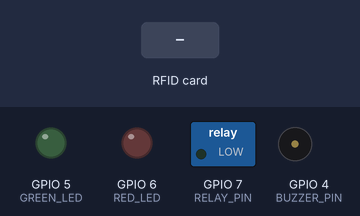
This sketch was run on a simulated ESP32-S3. Parts: switched loads named in the sketch (green lamp = pin HIGH), output pins drawn as LEDs (lit = HIGH), buzzer (waves = sounding, pin HIGH). Inputs (shaded band) come from the test bench. WiFi joins after 1.5 s; servers stay silent unless stated; uploads are accepted with an empty reply; what the sketch prints to the serial monitor is not drawn.

Above: at 3.7 s.
3.8 s: RFID card 5E 7A 19 C4 held to the reader
At 5.1 s:
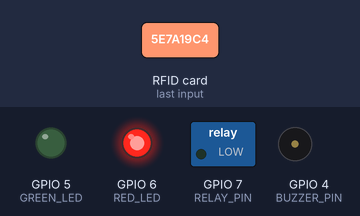
6.0 s: RFID card 6C 9F AD 89 held to the reader
At 6.7 s:
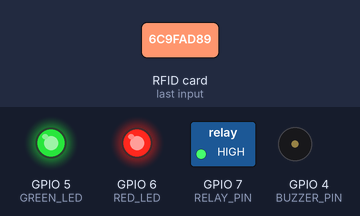
7.6 s: RFID card 11 22 33 44 held to the reader
At 7.69 s:
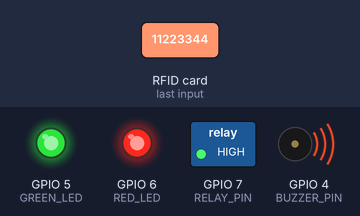
Timing chart, 0 to 12.7 s (numbered marks = the images above; inputs shaded):
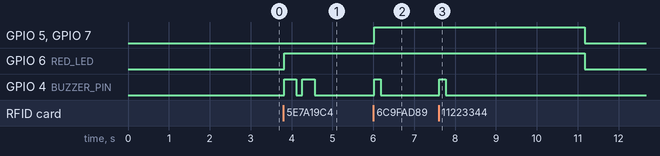

Measured:
- after the input at 3.8 s, GPIO 6 (RED_LED): LOW → HIGH at once; GPIO 4 (BUZZER_PIN): alternates HIGH for 0.30 s and LOW for 0.15 s, 4 changes in all, then stays LOW, starting at once
- after the input at 6.0 s, GPIO 5 (GREEN_LED), GPIO 7 (RELAY_PIN): LOW → HIGH at once; GPIO 4 (BUZZER_PIN): LOW → HIGH at once, → LOW 0.15 s later
- after the input at 7.6 s, GPIO 5 (GREEN_LED), GPIO 6 (RED_LED), GPIO 7 (RELAY_PIN): HIGH → LOW after 3.6 s instead of 2.0 s; GPIO 4 (BUZZER_PIN): LOW → HIGH at once, → LOW 0.15 s later

The sketch:

esp32_rfid.ino
```cpp
#include <Arduino.h>
#include <SPI.h>
#include <MFRC522.h>
#include <WiFi.h>
#include <HTTPClient.h>
#include <ArduinoJson.h>

/* ===== GPIO (UNCHANGED) ===== */
#define BUZZER_PIN   4
#define GREEN_LED    5
#define RED_LED      6
#define RELAY_PIN    7

#define SS_PIN 10
#define RST_PIN 8

MFRC522 mfrc522(SS_PIN, RST_PIN);

/* ===== WIFI (UNCHANGED) ===== */
const char* WIFI_SSID = "Wi-Fi";
const char* WIFI_PASS = "otmane24";

/* ===== BACKEND ===== */
const char* API_BASE = "http://192.168.43.73:3000";

const char* DEVICE_ID = "door_01";

/* ===== STATE ===== */
bool lockdown = false;
bool actionActive = false;
unsigned long actionStart = 0;

/* ===== COMMAND POLLING ===== */
unsigned long lastCmdCheck = 0;
const unsigned long CMD_INTERVAL = 1500; // 1.5s

/* ===== DOOR STATE ===== */
String doorStatus = "CLOSED";   // CLOSED | OPEN | LOCKDOWN
unsigned long doorTimer = 0;

/* ===== AUTHORIZED CARDS ===== */
String authorizedCards[] = {
  "6C9FAD89",   // ✅ YOUR REAL CARD
  "11223344"
};

/* ===== WIFI ===== */
void setupWifi() {
  WiFi.mode(WIFI_STA);
  WiFi.begin(WIFI_SSID, WIFI_PASS);

  Serial.print("Connecting WiFi");
  unsigned long t0 = millis();

  while (WiFi.status() != WL_CONNECTED && millis() - t0 < 15000) {
    delay(300);
    Serial.print(".");
  }

  if (WiFi.status() == WL_CONNECTED) {
    Serial.println("\nWiFi connected");
    Serial.print("ESP32 IP: ");
    Serial.println(WiFi.localIP());
  } else {
    Serial.println("\nWiFi failed");
  }
}

void ensureWifi() {
  if (WiFi.status() != WL_CONNECTED) {
    setupWifi();
  }
}

/* ===== BUZZER ===== */
void beepGranted() {
  digitalWrite(BUZZER_PIN, HIGH);
  delay(150);
  digitalWrite(BUZZER_PIN, LOW);
}

void beepDenied() {
  for (int i = 0; i < 2; i++) {
    digitalWrite(BUZZER_PIN, HIGH);
    delay(300);
    digitalWrite(BUZZER_PIN, LOW);
    delay(150);
  }
}

void buzzerTest() {
  for (int i = 0; i < 3; i++) {
    digitalWrite(BUZZER_PIN, HIGH);
    delay(200);
    digitalWrite(BUZZER_PIN, LOW);
    delay(200);
  }
}

/* ===== BACKEND: SEND ACCESS EVENT ===== */
void sendAccessEvent(const String& uid, const String& status) {
  ensureWifi();
  if (WiFi.status() != WL_CONNECTED) return;

  HTTPClient http;
  http.begin(String(API_BASE) + "/api/access");
  http.addHeader("Content-Type", "application/json");

  StaticJsonDocument<200> doc;
  doc["deviceId"] = DEVICE_ID;
  doc["uid"] = uid;
  doc["status"] = status;

  String body;
  serializeJson(doc, body);

  int code = http.POST(body);
  Serial.print("Access POST -> ");
  Serial.println(code);

  http.end();
}

/* ===== HEARTBEAT (with debug) ===== */
void sendHeartbeat() {
  ensureWifi();
  if (WiFi.status() != WL_CONNECTED) return;

  HTTPClient http;
  http.begin(String(API_BASE) + "/api/heartbeat");
  http.addHeader("Content-Type", "application/json");

  StaticJsonDocument<128> doc;
  doc["deviceId"] = DEVICE_ID;
  doc["doorStatus"] = doorStatus;

  String body;
  serializeJson(doc, body);

  int code = http.POST(body);
  Serial.print("Heartbeat POST -> ");
  Serial.print(code);
  Serial.print("  doorStatus=");
  Serial.println(doorStatus);

  http.end();
}

/* ===== BACKEND: POLL COMMAND ===== */
void checkCommand() {
  ensureWifi();
  if (WiFi.status() != WL_CONNECTED) return;

  HTTPClient http;
  String url = String(API_BASE) + "/api/control/pending?deviceId=" + DEVICE_ID;
  http.begin(url);

  int code = http.GET();
  if (code != 200) {
    http.end();
    return;
  }

  StaticJsonDocument<200> doc;
  deserializeJson(doc, http.getString());
  http.end();

  if (doc["cmd"].isNull()) return;

  String cmd = doc["cmd"];
  Serial.print("CMD received: ");
  Serial.println(cmd);

  if (cmd == "open") {
    // ===== OPEN DOOR FROM DASHBOARD =====
    doorStatus = "OPEN";
    doorTimer = millis();
    sendHeartbeat(); // ✅ tell backend instantly

    // Green LED animation (unchanged)
    for (int i = 0; i < 4; i++) {
      digitalWrite(GREEN_LED, HIGH);
      delay(200);
      digitalWrite(GREEN_LED, LOW);
      delay(200);
    }

    beepGranted();

    digitalWrite(GREEN_LED, HIGH);
    digitalWrite(RELAY_PIN, HIGH);

    // use same auto-reset system as RFID
    actionStart = millis();
    actionActive = true;
  }
  else if (cmd == "buzzer_test") {
    buzzerTest();
  }
  else if (cmd == "lockdown_on") {
    lockdown = true;
    doorStatus = "LOCKDOWN";
    sendHeartbeat();
    Serial.println("LOCKDOWN ENABLED");
  }
  else if (cmd == "lockdown_off") {
    lockdown = false;
    doorStatus = "CLOSED";
    sendHeartbeat();
    Serial.println("LOCKDOWN DISABLED");
  }
}

/* ===== AUTH CHECK ===== */
bool isAuthorized(const String& uid) {
  for (int i = 0; i < (int)(sizeof(authorizedCards) / sizeof(authorizedCards[0])); i++) {
    if (uid.equals(authorizedCards[i])) return true;
  }
  return false;
}

/* ===== SETUP ===== */
void setup() {
  Serial.begin(115200);
  delay(1000);

  pinMode(BUZZER_PIN, OUTPUT);
  pinMode(GREEN_LED, OUTPUT);
  pinMode(RED_LED, OUTPUT);
  pinMode(RELAY_PIN, OUTPUT);

  digitalWrite(BUZZER_PIN, LOW);
  digitalWrite(GREEN_LED, LOW);
  digitalWrite(RED_LED, LOW);
  digitalWrite(RELAY_PIN, LOW);

  setupWifi();

  // ✅ SPI with custom MISO / MOSI
  SPI.begin(18, 13, 11, SS_PIN);
  mfrc522.PCD_Init();

  Serial.println("RFID ready");
}


/* ===== LOOP ===== */
void loop() {

  // ✅ ONE heartbeat timer only (you had two)
  static unsigned long lastHeartbeat = 0;
  if (millis() - lastHeartbeat > 5000) {
    sendHeartbeat();
    lastHeartbeat = millis();
  }

  /* ---- POLL COMMANDS ---- */
  if (millis() - lastCmdCheck > CMD_INTERVAL) {
    lastCmdCheck = millis();
    checkCommand();
  }

  /* ---- RFID ---- */
  if (!lockdown &&
      mfrc522.PICC_IsNewCardPresent() &&
      mfrc522.PICC_ReadCardSerial()) {

    String uid = "";
    for (byte i = 0; i < mfrc522.uid.size; i++) {
      if (mfrc522.uid.uidByte[i] < 0x10) uid += "0";
      uid += String(mfrc522.uid.uidByte[i], HEX);
    }
    uid.toUpperCase();

    Serial.print("RFID UID: ");
    Serial.println(uid);

    bool ok = isAuthorized(uid);

    if (ok) {
      digitalWrite(GREEN_LED, HIGH);
      digitalWrite(RELAY_PIN, HIGH);
      beepGranted();
      sendAccessEvent(uid, "authorized");

      // ✅ FIX: RFID also sets door OPEN + heartbeat immediately
      doorStatus = "OPEN";
      doorTimer = millis();
      sendHeartbeat();
    } else {
      digitalWrite(RED_LED, HIGH);
      beepDenied();
      sendAccessEvent(uid, "unauthorized");
    }

    actionStart = millis();
    actionActive = true;

    mfrc522.PICC_HaltA();
    mfrc522.PCD_StopCrypto1();
  }

  /* ---- RESET OUTPUTS (this is your “door closes when LED goes off”) ---- */
  if (actionActive && millis() - actionStart > 3000) {
    digitalWrite(GREEN_LED, LOW);
    digitalWrite(RED_LED, LOW);
    digitalWrite(RELAY_PIN, LOW);
    actionActive = false;

    // ✅ FIX: if door was open, close it NOW and notify backend
    if (doorStatus == "OPEN") {
      doorStatus = "CLOSED";
      Serial.println("DOOR CLOSED (by reset)");
      sendHeartbeat();
    }
  }

  /* ---- SAFETY AUTO-CLOSE (backup, if reset didn’t run) ---- */
  if (doorStatus == "OPEN" && millis() - doorTimer > 5000) {
    digitalWrite(GREEN_LED, LOW);
    digitalWrite(RELAY_PIN, LOW);
    doorStatus = "CLOSED";
    Serial.println("DOOR CLOSED (by timer)");
    sendHeartbeat();
  }
}
```
